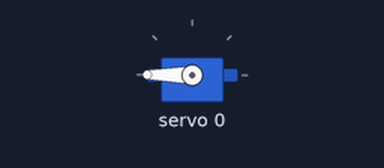
The sketch below on a simulated Arduino Uno, built with avr-gcc and run on an emulated ATmega328P. Parts: servo. What the sketch prints to the serial monitor is not drawn.

Above: at 3.05 s.
At 9.0 s:
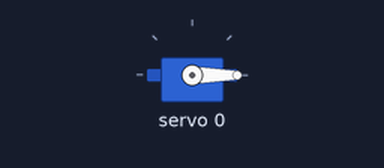
Timing chart, 0 to 10.8 s (numbered marks = the images above):
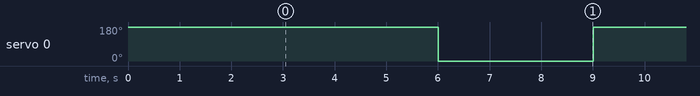

The sketch:

PCA9685-servoControl.ino
```cpp
#include <Servo.h>
#include <Adafruit_PWMServoDriver.h>

Adafruit_PWMServoDriver pwm = Adafruit_PWMServoDriver();

int pos0 = 102;
int pos180 = 512;

void setup() {
  Serial.begin(9600);
  Serial.println("GPIO test!");
  pwm.begin();
  pwm.setPWMFreq(50);

  delay(3000);
  setServo(0, 0);
}

void loop() {
  setServo(0, 180);
  delay(3000);
  setServo(0, 0);
  delay(3000);

}
void setServo(int servo, int angle) {
  int duty;
  duty = map(angle, 0, 180, pos0, pos180);
  pwm.setPWM(servo, 0, duty);
}
```

Measured:
- by itself, servo 0: alternates 180° for 3.0 s and 0° for 3.0 s
